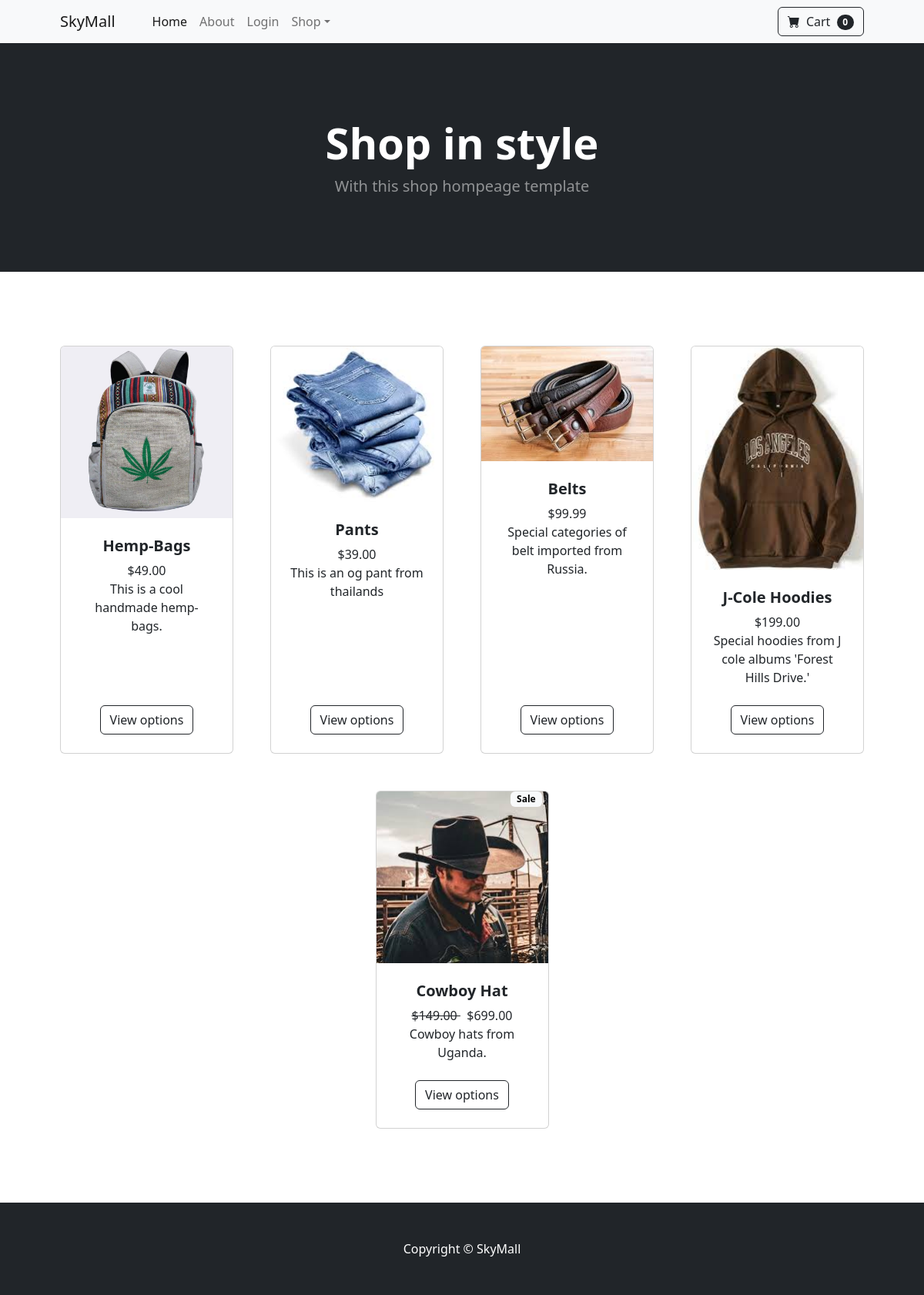
The page / on the database its author committed.
### store/models.py (models this page shows, shortened)
class Product(models.Model):
    name = models.CharField(max_length=50)
    price = models.DecimalField(default=0, decimal_places=2, max_digits=6)
    category = models.ForeignKey(Category, on_delete=models.CASCADE, default=1)
    description = models.CharField(max_length=250, default='', blank=True, null=True)
    image = models.ImageField(upload_to='uploads/product/')
    is_sale = models.BooleanField(default=False)
    sale_price = models.DecimalField(default=0, decimal_places=2, max_digits=6)

### store/views.py (the view)
# urls.py: path('',views.home, name='home'),
def home(request):
    products = Product.objects.all()
    return render(request,'home.html',{'products':products})

### store/templates/home.html
{% extends 'base.html' %}
{% block content %}
        <header class="bg-dark py-5">
            <div class="container px-4 px-lg-5 my-5">
                <div class="text-center text-white">
                    <h1 class="display-4 fw-bolder">Shop in style</h1>
                    <p class="lead fw-normal text-white-50 mb-0">With this shop hompeage template</p>
                </div>
            </div>
        </header>
        <section class="py-5">
            <div class="container px-4 px-lg-5 mt-5">
                <div class="row gx-4 gx-lg-5 row-cols-2 row-cols-md-3 row-cols-xl-4 justify-content-center">
                 {% for product in products %}
                 {% if product.is_sale %}
                 <div class="col mb-5">
                    <div class="card h-100">
                        <div class="badge bg-light text-black position-absolute" style="top:0.5 rem; right:0.5rem"> Sale  </div>
                        <img class="card-img-top" src="{{ product.image.url  }}" alt="..." />
                        <div class="card-body p-4">
                            <div class="text-center">
                                <h5 class="fw-bolder">{{product.name}}</h5>
                                <strike> ${{product.price}}  </strike>
                                &nbsp;
                                ${{product.sale_price}}
                                <br/>
                                {{product.description}}
                                <br/>
                            </div>
                        </div>
                        <div class="card-footer p-4 pt-0 border-top-0 bg-transparent">
                            <div class="text-center"><a class="btn btn-outline-dark mt-auto" href="#">View options</a></div>
                        </div>
                    </div>
                </div>
                 {% else %}
                    <div class="col mb-5">
                        <div class="card h-100">
                            <img class="card-img-top" src="{{ product.image.url  }}" alt="..." />
                            <div class="card-body p-4">
                                <div class="text-center">
                                    <h5 class="fw-bolder">{{product.name}}</h5>
                                    ${{product.price}}
                                    <br/>
                                    {{product.description}}
                                    <br/>
                                </div>
                            </div>
                            <div class="card-footer p-4 pt-0 border-top-0 bg-transparent">
                                <div class="text-center"><a class="btn btn-outline-dark mt-auto" href="#">View options</a></div>
                            </div>
                        </div>
                    </div>
                    {% endif %}
                {% endfor %}
            </div>
        </section>
        {% endblock %}

### store/templates/base.html (shortened to what this page needs)
{%load static%}
<!DOCTYPE html>
<html lang="en">
    <head>
        <link href="https://cdn.jsdelivr.net/npm/bootstrap-icons@1.5.0/font/bootstrap-icons.css" rel="stylesheet" />
        <link href="{% static 'css/styles.css'%}" rel="stylesheet" />
    </head>
    <body>
    {% include 'navbar.html' %}
    {% block content %}
    {% endblock %}
        <footer class="py-5 bg-dark">
            <div class="container"><p class="m-0 text-center text-white">Copyright &copy;  SkyMall</p></div>
        </footer>
    </body>
</html>

### store/templates/navbar.html (shortened to what this page needs)
<nav class="navbar navbar-expand-lg navbar-light bg-light">
    <div class="container px-4 px-lg-5">
        <a class="navbar-brand" href="{% url 'home'%}">SkyMall</a>
        <div class="collapse navbar-collapse" id="navbarSupportedContent">
            <ul class="navbar-nav me-auto mb-2 mb-lg-0 ms-lg-4">
                <li class="nav-item"><a class="nav-link active" aria-current="page" href="{% url 'home'%}">Home</a></li>
                <li class="nav-item"><a class="nav-link" href="{% url 'about'%}">About</a></li>
                {% if user.is_authenticated%}
                <li class="nav-item"><a class="nav-link" href="{% url 'logout'%}">Logout</a></li>
                {% else %}
                <li class="nav-item"><a class="nav-link" href="{% url 'login'%}">Login</a></li>
                {% endif %}
                <li class="nav-item dropdown">
                    <a class="nav-link dropdown-toggle" id="navbarDropdown" href="#" role="button" data-bs-toggle="dropdown" aria-expanded="false">Shop</a>
                </li>
            </ul>
            <form class="d-flex">
                <button class="btn btn-outline-dark" type="submit">
                    <i class="bi-cart-fill me-1"></i>
                    Cart
                    <span class="badge bg-dark text-white ms-1 rounded-pill">0</span>
                </button>
            </form>
        </div>
    </div>
</nav>

### rows shown on the page
Product: image (picture), name "Hemp-Bags", price "49.00", description "This is a cool handmade hemp-bags."
Product: image (picture), name "Pants", price "39.00", description "This is an og pant from thailands"
Product: image (picture), name "Belts", price "99.99", description "Special categories of belt imported from Russia."
Product: image (picture), name "J-Cole Hoodies", price "199.00", description "Special hoodies from J cole albums 'Forest Hills Drive.'"
Product: image (picture), name "Cowboy Hat", price "149.00", sale_price "699.00", description "Cowboy hats from Uganda."
